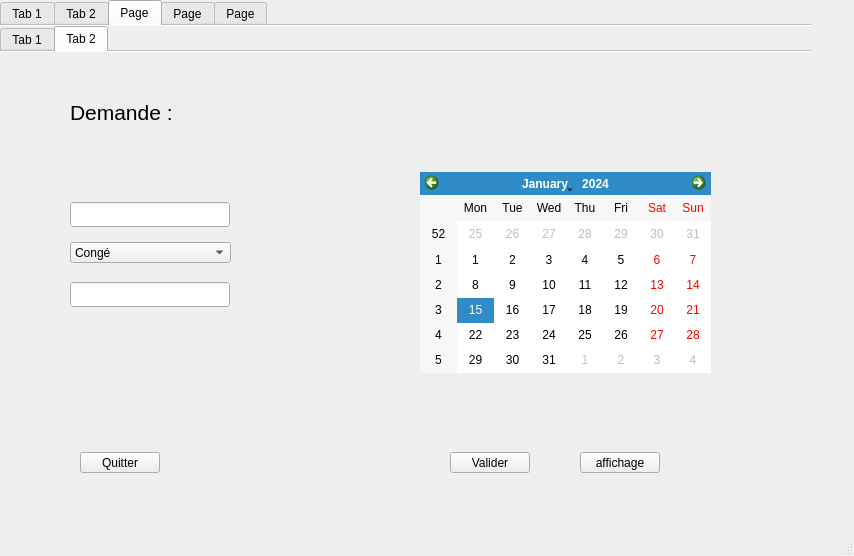
<?xml version="1.0" encoding="UTF-8"?>
<ui version="4.0">
 <class>MainWindow</class>
 <widget class="QMainWindow" name="MainWindow">
  <property name="geometry">
   <rect>
    <x>0</x>
    <y>0</y>
    <width>854</width>
    <height>556</height>
   </rect>
  </property>
  <property name="windowTitle">
   <string>MainWindow</string>
  </property>
  <widget class="QWidget" name="centralwidget">
   <widget class="QTabWidget" name="tabWidget">
    <property name="geometry">
     <rect>
      <x>0</x>
      <y>0</y>
      <width>811</width>
      <height>591</height>
     </rect>
    </property>
    <property name="mouseTracking">
     <bool>true</bool>
    </property>
    <property name="tabletTracking">
     <bool>true</bool>
    </property>
    <property name="currentIndex">
     <number>2</number>
    </property>
    <property name="documentMode">
     <bool>true</bool>
    </property>
    <widget class="QWidget" name="HBRG">
     <attribute name="title">
      <string>Tab 1</string>
     </attribute>
     <widget class="QTabWidget" name="tabWidget_2">
      <property name="geometry">
       <rect>
        <x>0</x>
        <y>0</y>
        <width>901</width>
        <height>491</height>
       </rect>
      </property>
      <property name="currentIndex">
       <number>0</number>
      </property>
      <property name="documentMode">
       <bool>true</bool>
      </property>
      <widget class="QWidget" name="tab">
       <attribute name="title">
        <string>Tab 1</string>
       </attribute>
       <widget class="QLineEdit" name="CIIN_2">
        <property name="geometry">
         <rect>
          <x>80</x>
          <y>170</y>
          <width>160</width>
          <height>25</height>
         </rect>
        </property>
        <property name="autoFillBackground">
         <bool>true</bool>
        </property>
       </widget>
       <widget class="QLineEdit" name="TypeCH">
        <property name="geometry">
         <rect>
          <x>80</x>
          <y>250</y>
          <width>160</width>
          <height>25</height>
         </rect>
        </property>
        <property name="autoFillBackground">
         <bool>true</bool>
        </property>
       </widget>
       <widget class="QCalendarWidget" name="calendarWidget_2">
        <property name="geometry">
         <rect>
          <x>370</x>
          <y>130</y>
          <width>291</width>
          <height>201</height>
         </rect>
        </property>
        <property name="autoFillBackground">
         <bool>true</bool>
        </property>
       </widget>
       <widget class="QPushButton" name="pushButton_4">
        <property name="geometry">
         <rect>
          <x>80</x>
          <y>390</y>
          <width>80</width>
          <height>21</height>
         </rect>
        </property>
        <property name="autoFillBackground">
         <bool>true</bool>
        </property>
        <property name="text">
         <string>Quitter</string>
        </property>
       </widget>
       <widget class="QPushButton" name="pushButton_6">
        <property name="geometry">
         <rect>
          <x>520</x>
          <y>390</y>
          <width>80</width>
          <height>21</height>
         </rect>
        </property>
        <property name="autoFillBackground">
         <bool>true</bool>
        </property>
        <property name="text">
         <string>affichage</string>
        </property>
       </widget>
       <widget class="QLineEdit" name="TypePT">
        <property name="geometry">
         <rect>
          <x>80</x>
          <y>290</y>
          <width>160</width>
          <height>25</height>
         </rect>
        </property>
        <property name="autoFillBackground">
         <bool>true</bool>
        </property>
       </widget>
       <widget class="QLineEdit" name="NBpersonnes_2">
        <property name="geometry">
         <rect>
          <x>80</x>
          <y>210</y>
          <width>160</width>
          <height>25</height>
         </rect>
        </property>
        <property name="autoFillBackground">
         <bool>true</bool>
        </property>
       </widget>
       <widget class="QLineEdit" name="NomPrenom_2">
        <property name="geometry">
         <rect>
          <x>80</x>
          <y>130</y>
          <width>160</width>
          <height>25</height>
         </rect>
        </property>
        <property name="autoFillBackground">
         <bool>true</bool>
        </property>
       </widget>
       <widget class="QLineEdit" name="payer_2">
        <property name="geometry">
         <rect>
          <x>80</x>
          <y>330</y>
          <width>201</width>
          <height>25</height>
         </rect>
        </property>
        <property name="autoFillBackground">
         <bool>true</bool>
        </property>
       </widget>
       <widget class="QPushButton" name="pushButton_5">
        <property name="geometry">
         <rect>
          <x>420</x>
          <y>390</y>
          <width>80</width>
          <height>21</height>
         </rect>
        </property>
        <property name="autoFillBackground">
         <bool>true</bool>
        </property>
        <property name="text">
         <string>Valider</string>
        </property>
       </widget>
       <widget class="QLabel" name="label">
        <property name="geometry">
         <rect>
          <x>70</x>
          <y>30</y>
          <width>241</width>
          <height>41</height>
         </rect>
        </property>
        <property name="font">
         <font>
          <pointsize>16</pointsize>
         </font>
        </property>
        <property name="text">
         <string>Passer une reservation :</string>
        </property>
       </widget>
      </widget>
      <widget class="QWidget" name="tab_2">
       <attribute name="title">
        <string>Tab 2</string>
       </attribute>
       <widget class="QPushButton" name="pushButton_7">
        <property name="geometry">
         <rect>
          <x>110</x>
          <y>390</y>
          <width>80</width>
          <height>21</height>
         </rect>
        </property>
        <property name="autoFillBackground">
         <bool>true</bool>
        </property>
        <property name="text">
         <string>Quitter</string>
        </property>
       </widget>
       <widget class="QLineEdit" name="Etat">
        <property name="geometry">
         <rect>
          <x>80</x>
          <y>180</y>
          <width>160</width>
          <height>25</height>
         </rect>
        </property>
        <property name="autoFillBackground">
         <bool>true</bool>
        </property>
       </widget>
       <widget class="QPushButton" name="pushButton_8">
        <property name="geometry">
         <rect>
          <x>550</x>
          <y>390</y>
          <width>80</width>
          <height>21</height>
         </rect>
        </property>
        <property name="autoFillBackground">
         <bool>true</bool>
        </property>
        <property name="text">
         <string>affichage</string>
        </property>
       </widget>
       <widget class="QLineEdit" name="Type">
        <property name="geometry">
         <rect>
          <x>80</x>
          <y>260</y>
          <width>160</width>
          <height>25</height>
         </rect>
        </property>
        <property name="autoFillBackground">
         <bool>true</bool>
        </property>
       </widget>
       <widget class="QLineEdit" name="Num">
        <property name="geometry">
         <rect>
          <x>80</x>
          <y>140</y>
          <width>160</width>
          <height>25</height>
         </rect>
        </property>
        <property name="autoFillBackground">
         <bool>true</bool>
        </property>
       </widget>
       <widget class="QLineEdit" name="NbPr">
        <property name="geometry">
         <rect>
          <x>80</x>
          <y>220</y>
          <width>160</width>
          <height>25</height>
         </rect>
        </property>
        <property name="autoFillBackground">
         <bool>true</bool>
        </property>
       </widget>
       <widget class="QPushButton" name="pushButton_9">
        <property name="geometry">
         <rect>
          <x>450</x>
          <y>390</y>
          <width>80</width>
          <height>21</height>
         </rect>
        </property>
        <property name="autoFillBackground">
         <bool>true</bool>
        </property>
        <property name="text">
         <string>Valider</string>
        </property>
       </widget>
       <widget class="QLabel" name="label_2">
        <property name="geometry">
         <rect>
          <x>70</x>
          <y>30</y>
          <width>241</width>
          <height>41</height>
         </rect>
        </property>
        <property name="font">
         <font>
          <pointsize>16</pointsize>
         </font>
        </property>
        <property name="text">
         <string> Chambres :</string>
        </property>
       </widget>
      </widget>
     </widget>
    </widget>
    <widget class="QWidget" name="RESTO">
     <attribute name="title">
      <string>Tab 2</string>
     </attribute>
     <widget class="QTabWidget" name="tabWidget_3">
      <property name="geometry">
       <rect>
        <x>0</x>
        <y>0</y>
        <width>821</width>
        <height>80</height>
       </rect>
      </property>
      <property name="currentIndex">
       <number>0</number>
      </property>
      <property name="documentMode">
       <bool>true</bool>
      </property>
      <widget class="QWidget" name="tab_3">
       <attribute name="title">
        <string>Tab 1</string>
       </attribute>
      </widget>
      <widget class="QWidget" name="tab_4">
       <attribute name="title">
        <string>Tab 2</string>
       </attribute>
      </widget>
     </widget>
    </widget>
    <widget class="QWidget" name="RH">
     <attribute name="title">
      <string>Page</string>
     </attribute>
     <widget class="QTabWidget" name="tabWidget_4">
      <property name="geometry">
       <rect>
        <x>0</x>
        <y>0</y>
        <width>821</width>
        <height>531</height>
       </rect>
      </property>
      <property name="currentIndex">
       <number>1</number>
      </property>
      <property name="documentMode">
       <bool>true</bool>
      </property>
      <widget class="QWidget" name="tab_5">
       <attribute name="title">
        <string>Tab 1</string>
       </attribute>
       <widget class="QTabWidget" name="tabWidget_7">
        <property name="geometry">
         <rect>
          <x>0</x>
          <y>-20</y>
          <width>811</width>
          <height>491</height>
         </rect>
        </property>
        <property name="currentIndex">
         <number>1</number>
        </property>
        <widget class="QWidget" name="tab_11">
         <attribute name="title">
          <string>Tab 1</string>
         </attribute>
        </widget>
        <widget class="QWidget" name="tab_12">
         <attribute name="title">
          <string>Tab 2</string>
         </attribute>
         <widget class="QPushButton" name="pushButton_10">
          <property name="geometry">
           <rect>
            <x>50</x>
            <y>370</y>
            <width>80</width>
            <height>21</height>
           </rect>
          </property>
          <property name="autoFillBackground">
           <bool>true</bool>
          </property>
          <property name="text">
           <string>Valider</string>
          </property>
         </widget>
         <widget class="QCalendarWidget" name="date">
          <property name="geometry">
           <rect>
            <x>400</x>
            <y>90</y>
            <width>281</width>
            <height>201</height>
           </rect>
          </property>
          <property name="autoFillBackground">
           <bool>true</bool>
          </property>
         </widget>
         <widget class="QPushButton" name="pushButton_11">
          <property name="geometry">
           <rect>
            <x>610</x>
            <y>370</y>
            <width>80</width>
            <height>21</height>
           </rect>
          </property>
          <property name="autoFillBackground">
           <bool>true</bool>
          </property>
          <property name="text">
           <string>Quitter</string>
          </property>
         </widget>
         <widget class="QPushButton" name="pushButton_12">
          <property name="geometry">
           <rect>
            <x>510</x>
            <y>370</y>
            <width>75</width>
            <height>23</height>
           </rect>
          </property>
          <property name="text">
           <string>afficher</string>
          </property>
         </widget>
         <widget class="QLineEdit" name="grade">
          <property name="geometry">
           <rect>
            <x>50</x>
            <y>160</y>
            <width>160</width>
            <height>25</height>
           </rect>
          </property>
          <property name="autoFillBackground">
           <bool>true</bool>
          </property>
         </widget>
         <widget class="QLabel" name="label_10">
          <property name="geometry">
           <rect>
            <x>40</x>
            <y>40</y>
            <width>241</width>
            <height>41</height>
           </rect>
          </property>
          <property name="font">
           <font>
            <pointsize>16</pointsize>
           </font>
          </property>
          <property name="text">
           <string>Personnel :</string>
          </property>
         </widget>
         <widget class="QLineEdit" name="salaire">
          <property name="geometry">
           <rect>
            <x>50</x>
            <y>200</y>
            <width>160</width>
            <height>25</height>
           </rect>
          </property>
          <property name="autoFillBackground">
           <bool>true</bool>
          </property>
         </widget>
         <widget class="QLineEdit" name="cin">
          <property name="geometry">
           <rect>
            <x>50</x>
            <y>120</y>
            <width>160</width>
            <height>25</height>
           </rect>
          </property>
          <property name="autoFillBackground">
           <bool>true</bool>
          </property>
         </widget>
        </widget>
       </widget>
      </widget>
      <widget class="QWidget" name="tab_6">
       <attribute name="title">
        <string>Tab 2</string>
       </attribute>
       <widget class="QPushButton" name="pushButton_13">
        <property name="geometry">
         <rect>
          <x>450</x>
          <y>400</y>
          <width>80</width>
          <height>21</height>
         </rect>
        </property>
        <property name="autoFillBackground">
         <bool>true</bool>
        </property>
        <property name="text">
         <string>Valider</string>
        </property>
       </widget>
       <widget class="QLineEdit" name="CIINP_2">
        <property name="geometry">
         <rect>
          <x>70</x>
          <y>150</y>
          <width>160</width>
          <height>25</height>
         </rect>
        </property>
        <property name="autoFillBackground">
         <bool>true</bool>
        </property>
       </widget>
       <widget class="QCalendarWidget" name="DATEDEBUT">
        <property name="geometry">
         <rect>
          <x>420</x>
          <y>120</y>
          <width>291</width>
          <height>201</height>
         </rect>
        </property>
        <property name="autoFillBackground">
         <bool>true</bool>
        </property>
       </widget>
       <widget class="QPushButton" name="pushButton_14">
        <property name="geometry">
         <rect>
          <x>80</x>
          <y>400</y>
          <width>80</width>
          <height>21</height>
         </rect>
        </property>
        <property name="autoFillBackground">
         <bool>true</bool>
        </property>
        <property name="text">
         <string>Quitter</string>
        </property>
       </widget>
       <widget class="QLabel" name="label_4">
        <property name="geometry">
         <rect>
          <x>70</x>
          <y>40</y>
          <width>241</width>
          <height>41</height>
         </rect>
        </property>
        <property name="font">
         <font>
          <pointsize>16</pointsize>
         </font>
        </property>
        <property name="text">
         <string>Demande :</string>
        </property>
       </widget>
       <widget class="QLineEdit" name="QUANTITE_DEMANDE">
        <property name="geometry">
         <rect>
          <x>70</x>
          <y>230</y>
          <width>160</width>
          <height>25</height>
         </rect>
        </property>
        <property name="autoFillBackground">
         <bool>true</bool>
        </property>
       </widget>
       <widget class="QPushButton" name="pushButton_15">
        <property name="geometry">
         <rect>
          <x>580</x>
          <y>400</y>
          <width>80</width>
          <height>21</height>
         </rect>
        </property>
        <property name="autoFillBackground">
         <bool>true</bool>
        </property>
        <property name="text">
         <string>affichage</string>
        </property>
       </widget>
       <widget class="QComboBox" name="TYPE_DEMANDE">
        <property name="geometry">
         <rect>
          <x>70</x>
          <y>190</y>
          <width>161</width>
          <height>21</height>
         </rect>
        </property>
        <item>
         <property name="text">
          <string>Congé</string>
         </property>
        </item>
        <item>
         <property name="text">
          <string>Augmentation de salaire</string>
         </property>
        </item>
       </widget>
      </widget>
     </widget>
    </widget>
    <widget class="QWidget" name="EVE">
     <attribute name="title">
      <string>Page</string>
     </attribute>
     <widget class="QTabWidget" name="tabWidget_5">
      <property name="geometry">
       <rect>
        <x>0</x>
        <y>0</y>
        <width>821</width>
        <height>641</height>
       </rect>
      </property>
      <property name="currentIndex">
       <number>0</number>
      </property>
      <property name="documentMode">
       <bool>true</bool>
      </property>
      <widget class="QWidget" name="tab_7">
       <attribute name="title">
        <string>Tab 1</string>
       </attribute>
       <widget class="QPushButton" name="pushButton_17">
        <property name="geometry">
         <rect>
          <x>70</x>
          <y>400</y>
          <width>80</width>
          <height>21</height>
         </rect>
        </property>
        <property name="autoFillBackground">
         <bool>true</bool>
        </property>
        <property name="text">
         <string>Quitter</string>
        </property>
       </widget>
       <widget class="QLineEdit" name="Ref">
        <property name="geometry">
         <rect>
          <x>60</x>
          <y>150</y>
          <width>160</width>
          <height>25</height>
         </rect>
        </property>
        <property name="autoFillBackground">
         <bool>true</bool>
        </property>
       </widget>
       <widget class="QPushButton" name="pushButton_16">
        <property name="geometry">
         <rect>
          <x>440</x>
          <y>400</y>
          <width>80</width>
          <height>21</height>
         </rect>
        </property>
        <property name="autoFillBackground">
         <bool>true</bool>
        </property>
        <property name="text">
         <string>Valider</string>
        </property>
       </widget>
       <widget class="QLineEdit" name="etatM">
        <property name="geometry">
         <rect>
          <x>60</x>
          <y>230</y>
          <width>160</width>
          <height>25</height>
         </rect>
        </property>
        <property name="autoFillBackground">
         <bool>true</bool>
        </property>
       </widget>
       <widget class="QLineEdit" name="QNT">
        <property name="geometry">
         <rect>
          <x>60</x>
          <y>190</y>
          <width>160</width>
          <height>25</height>
         </rect>
        </property>
        <property name="autoFillBackground">
         <bool>true</bool>
        </property>
       </widget>
       <widget class="QLabel" name="label_5">
        <property name="geometry">
         <rect>
          <x>60</x>
          <y>40</y>
          <width>241</width>
          <height>41</height>
         </rect>
        </property>
        <property name="font">
         <font>
          <pointsize>16</pointsize>
         </font>
        </property>
        <property name="text">
         <string>Materiaux :</string>
        </property>
       </widget>
       <widget class="QPushButton" name="pushButton_18">
        <property name="geometry">
         <rect>
          <x>570</x>
          <y>400</y>
          <width>80</width>
          <height>21</height>
         </rect>
        </property>
        <property name="autoFillBackground">
         <bool>true</bool>
        </property>
        <property name="text">
         <string>affichage</string>
        </property>
       </widget>
      </widget>
      <widget class="QWidget" name="tab_8">
       <attribute name="title">
        <string>Tab 2</string>
       </attribute>
       <widget class="QPushButton" name="pushButton_19">
        <property name="geometry">
         <rect>
          <x>440</x>
          <y>400</y>
          <width>80</width>
          <height>21</height>
         </rect>
        </property>
        <property name="autoFillBackground">
         <bool>true</bool>
        </property>
        <property name="text">
         <string>Valider</string>
        </property>
       </widget>
       <widget class="QLineEdit" name="NomEVE">
        <property name="geometry">
         <rect>
          <x>60</x>
          <y>150</y>
          <width>160</width>
          <height>25</height>
         </rect>
        </property>
        <property name="autoFillBackground">
         <bool>true</bool>
        </property>
       </widget>
       <widget class="QCalendarWidget" name="calendarWidget_5">
        <property name="geometry">
         <rect>
          <x>410</x>
          <y>120</y>
          <width>291</width>
          <height>201</height>
         </rect>
        </property>
        <property name="autoFillBackground">
         <bool>true</bool>
        </property>
       </widget>
       <widget class="QPushButton" name="pushButton_20">
        <property name="geometry">
         <rect>
          <x>70</x>
          <y>400</y>
          <width>80</width>
          <height>21</height>
         </rect>
        </property>
        <property name="autoFillBackground">
         <bool>true</bool>
        </property>
        <property name="text">
         <string>Quitter</string>
        </property>
       </widget>
       <widget class="QLineEdit" name="TypeEVE">
        <property name="geometry">
         <rect>
          <x>60</x>
          <y>190</y>
          <width>160</width>
          <height>25</height>
         </rect>
        </property>
        <property name="autoFillBackground">
         <bool>true</bool>
        </property>
       </widget>
       <widget class="QLabel" name="label_6">
        <property name="geometry">
         <rect>
          <x>60</x>
          <y>40</y>
          <width>241</width>
          <height>41</height>
         </rect>
        </property>
        <property name="font">
         <font>
          <pointsize>16</pointsize>
         </font>
        </property>
        <property name="text">
         <string>Evenements :</string>
        </property>
       </widget>
       <widget class="QLineEdit" name="NBpEVE">
        <property name="geometry">
         <rect>
          <x>60</x>
          <y>230</y>
          <width>160</width>
          <height>25</height>
         </rect>
        </property>
        <property name="autoFillBackground">
         <bool>true</bool>
        </property>
       </widget>
       <widget class="QPushButton" name="pushButton_21">
        <property name="geometry">
         <rect>
          <x>570</x>
          <y>400</y>
          <width>80</width>
          <height>21</height>
         </rect>
        </property>
        <property name="autoFillBackground">
         <bool>true</bool>
        </property>
        <property name="text">
         <string>affichage</string>
        </property>
       </widget>
      </widget>
     </widget>
    </widget>
    <widget class="QWidget" name="LSR">
     <attribute name="title">
      <string>Page</string>
     </attribute>
     <widget class="QTabWidget" name="tabWidget_6">
      <property name="geometry">
       <rect>
        <x>0</x>
        <y>0</y>
        <width>821</width>
        <height>641</height>
       </rect>
      </property>
      <property name="currentIndex">
       <number>1</number>
      </property>
      <property name="documentMode">
       <bool>true</bool>
      </property>
      <widget class="QWidget" name="tab_9">
       <attribute name="title">
        <string>Tab 1</string>
       </attribute>
       <widget class="QPushButton" name="pushButton_22">
        <property name="geometry">
         <rect>
          <x>430</x>
          <y>400</y>
          <width>80</width>
          <height>21</height>
         </rect>
        </property>
        <property name="autoFillBackground">
         <bool>true</bool>
        </property>
        <property name="text">
         <string>Valider</string>
        </property>
       </widget>
       <widget class="QLineEdit" name="IdANIM">
        <property name="geometry">
         <rect>
          <x>50</x>
          <y>150</y>
          <width>160</width>
          <height>25</height>
         </rect>
        </property>
        <property name="autoFillBackground">
         <bool>true</bool>
        </property>
       </widget>
       <widget class="QCalendarWidget" name="calendarWidget_6">
        <property name="geometry">
         <rect>
          <x>400</x>
          <y>120</y>
          <width>291</width>
          <height>201</height>
         </rect>
        </property>
        <property name="autoFillBackground">
         <bool>true</bool>
        </property>
       </widget>
       <widget class="QPushButton" name="pushButton_23">
        <property name="geometry">
         <rect>
          <x>60</x>
          <y>400</y>
          <width>80</width>
          <height>21</height>
         </rect>
        </property>
        <property name="autoFillBackground">
         <bool>true</bool>
        </property>
        <property name="text">
         <string>Quitter</string>
        </property>
       </widget>
       <widget class="QLineEdit" name="LieuANIM">
        <property name="geometry">
         <rect>
          <x>50</x>
          <y>190</y>
          <width>160</width>
          <height>25</height>
         </rect>
        </property>
        <property name="autoFillBackground">
         <bool>true</bool>
        </property>
       </widget>
       <widget class="QLabel" name="label_7">
        <property name="geometry">
         <rect>
          <x>50</x>
          <y>40</y>
          <width>241</width>
          <height>41</height>
         </rect>
        </property>
        <property name="font">
         <font>
          <pointsize>16</pointsize>
         </font>
        </property>
        <property name="text">
         <string>Animation : </string>
        </property>
       </widget>
       <widget class="QLineEdit" name="TypeANIM">
        <property name="geometry">
         <rect>
          <x>50</x>
          <y>230</y>
          <width>160</width>
          <height>25</height>
         </rect>
        </property>
        <property name="autoFillBackground">
         <bool>true</bool>
        </property>
       </widget>
       <widget class="QPushButton" name="pushButton_24">
        <property name="geometry">
         <rect>
          <x>560</x>
          <y>400</y>
          <width>80</width>
          <height>21</height>
         </rect>
        </property>
        <property name="autoFillBackground">
         <bool>true</bool>
        </property>
        <property name="text">
         <string>affichage</string>
        </property>
       </widget>
      </widget>
      <widget class="QWidget" name="tab_10">
       <attribute name="title">
        <string>Tab 2</string>
       </attribute>
       <widget class="QPushButton" name="pushButton_25">
        <property name="geometry">
         <rect>
          <x>430</x>
          <y>400</y>
          <width>80</width>
          <height>21</height>
         </rect>
        </property>
        <property name="autoFillBackground">
         <bool>true</bool>
        </property>
        <property name="text">
         <string>Valider</string>
        </property>
       </widget>
       <widget class="QPushButton" name="pushButton_26">
        <property name="geometry">
         <rect>
          <x>560</x>
          <y>400</y>
          <width>80</width>
          <height>21</height>
         </rect>
        </property>
        <property name="autoFillBackground">
         <bool>true</bool>
        </property>
        <property name="text">
         <string>affichage</string>
        </property>
       </widget>
       <widget class="QLineEdit" name="IdANIM_2">
        <property name="geometry">
         <rect>
          <x>50</x>
          <y>150</y>
          <width>160</width>
          <height>25</height>
         </rect>
        </property>
        <property name="autoFillBackground">
         <bool>true</bool>
        </property>
       </widget>
       <widget class="QLineEdit" name="TypeANIM2">
        <property name="geometry">
         <rect>
          <x>50</x>
          <y>230</y>
          <width>160</width>
          <height>25</height>
         </rect>
        </property>
        <property name="autoFillBackground">
         <bool>true</bool>
        </property>
       </widget>
       <widget class="QLineEdit" name="etatANIM">
        <property name="geometry">
         <rect>
          <x>50</x>
          <y>190</y>
          <width>160</width>
          <height>25</height>
         </rect>
        </property>
        <property name="autoFillBackground">
         <bool>true</bool>
        </property>
       </widget>
       <widget class="QLabel" name="label_8">
        <property name="geometry">
         <rect>
          <x>50</x>
          <y>40</y>
          <width>241</width>
          <height>41</height>
         </rect>
        </property>
        <property name="font">
         <font>
          <pointsize>16</pointsize>
         </font>
        </property>
        <property name="text">
         <string>Equipement :</string>
        </property>
       </widget>
       <widget class="QPushButton" name="pushButton_27">
        <property name="geometry">
         <rect>
          <x>60</x>
          <y>400</y>
          <width>80</width>
          <height>21</height>
         </rect>
        </property>
        <property name="autoFillBackground">
         <bool>true</bool>
        </property>
        <property name="text">
         <string>Quitter</string>
        </property>
       </widget>
       <widget class="QLineEdit" name="quantiteANIM">
        <property name="geometry">
         <rect>
          <x>50</x>
          <y>270</y>
          <width>160</width>
          <height>25</height>
         </rect>
        </property>
        <property name="autoFillBackground">
         <bool>true</bool>
        </property>
       </widget>
       <widget class="QLabel" name="label_9">
        <property name="geometry">
         <rect>
          <x>160</x>
          <y>340</y>
          <width>961</width>
          <height>311</height>
         </rect>
        </property>
        <property name="text">
         <string/>
        </property>
       </widget>
       <zorder>TypeANIM2</zorder>
       <zorder>pushButton_27</zorder>
       <zorder>pushButton_25</zorder>
       <zorder>quantiteANIM</zorder>
       <zorder>label_8</zorder>
       <zorder>IdANIM_2</zorder>
       <zorder>etatANIM</zorder>
       <zorder>pushButton_26</zorder>
       <zorder>label_9</zorder>
      </widget>
     </widget>
    </widget>
   </widget>
  </widget>
  <widget class="QStatusBar" name="statusbar"/>
  <widget class="QMenuBar" name="menubar">
   <property name="geometry">
    <rect>
     <x>0</x>
     <y>0</y>
     <width>854</width>
     <height>22</height>
    </rect>
   </property>
  </widget>
 </widget>
 <resources/>
 <connections/>
</ui>
